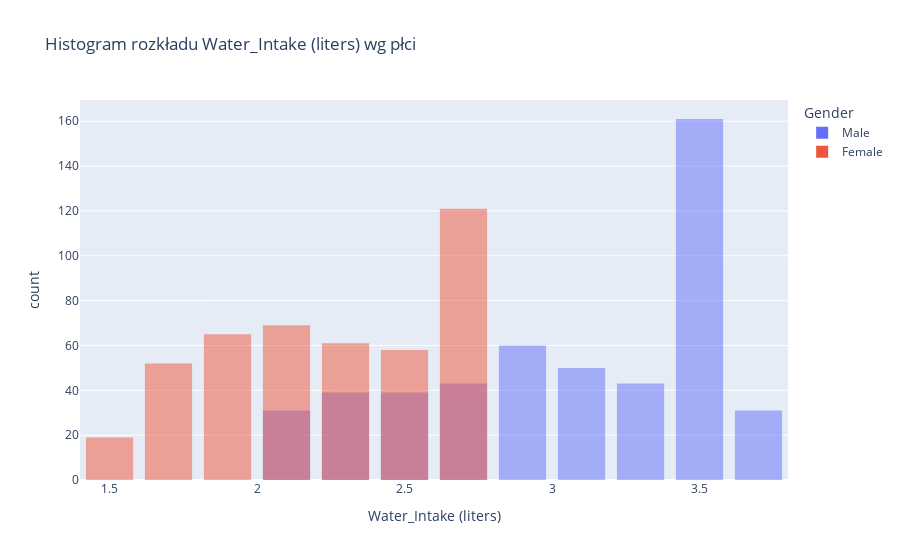
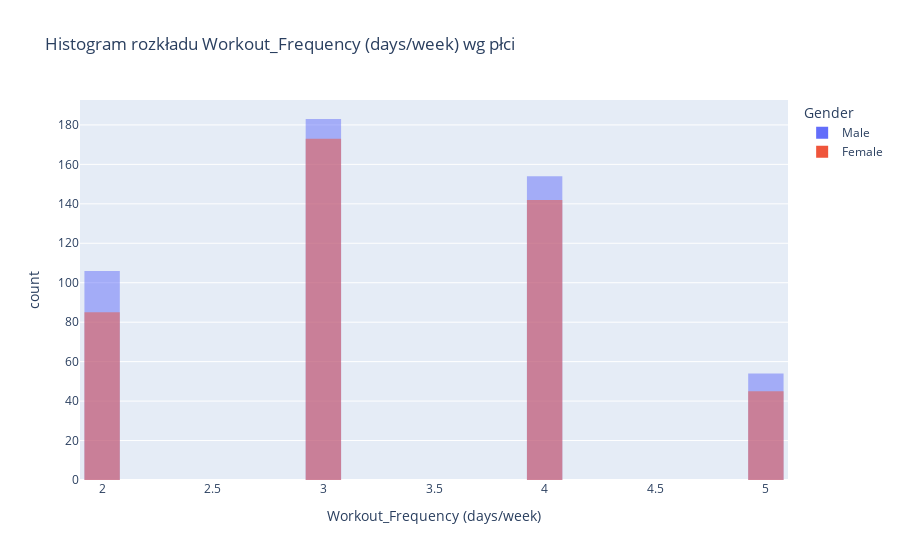
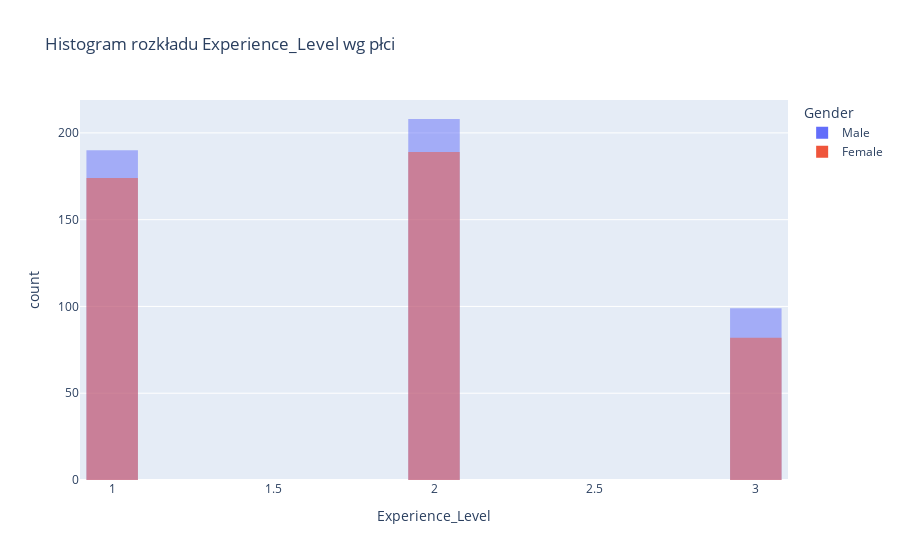
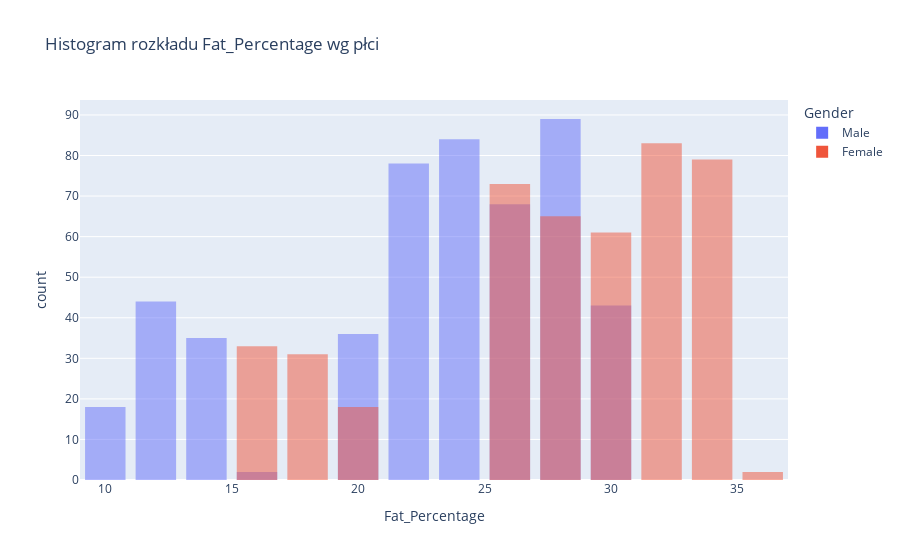

The cell these charts' notebook holds for them, in order:
### Code cell
# import plotly.express as px

included_columns = ['Water_Intake (liters)', 'Workout_Frequency (days/week)', 'Experience_Level', 'Fat_Percentage']

for col in included_columns:
    if col in df.columns:
        fig = px.histogram(
            clean_data,
            x=col,
            color='Gender',  # rozdzielnie dla Male i Female
            barmode='overlay',  # słupki nakładają się
            nbins=20,  # można dopasować
            title=f"Histogram rozkładu {col} wg płci",
        )
        fig.update_layout(bargap=0.2)
        fig.show()

### Figure 1 — Plotly figure (JSON) as saved in the notebook; plotly's stock layout.template omitted (floating-point values rounded to 4 significant figures; data arrays with more than 128 entries replaced by an {"elided": "..."} marker saying what was removed)
{"data": [{"bingroup": "x", "hovertemplate": "Gender=Male<br>Water_Intake (liters)=%{x}<br>count=%{y}<extra></extra>", "legendgroup": "Male", "marker": {"color": "#636efa", "opacity": 0.5, "pattern": {"shape": ""}}, "name": "Male", "nbinsx": 20, "orientation": "v", "showlegend": true, "type": "histogram", "x": {"elided": "497 float values"}, "xaxis": "x", "yaxis": "y"}, {"bingroup": "x", "hovertemplate": "Gender=Female<br>Water_Intake (liters)=%{x}<br>count=%{y}<extra></extra>", "legendgroup": "Female", "marker": {"color": "#EF553B", "opacity": 0.5, "pattern": {"shape": ""}}, "name": "Female", "nbinsx": 20, "orientation": "v", "showlegend": true, "type": "histogram", "x": {"elided": "445 float values"}, "xaxis": "x", "yaxis": "y"}], "layout": {"bargap": 0.2, "barmode": "overlay", "legend": {"title": {"text": "Gender"}, "tracegroupgap": 0}, "title": {"text": "Histogram rozkładu Water_Intake (liters) wg płci"}, "xaxis": {"anchor": "y", "domain": [0, 1], "title": {"text": "Water_Intake (liters)"}}, "yaxis": {"anchor": "x", "domain": [0, 1], "title": {"text": "count"}}}}

### Figure 2 — Plotly figure (JSON) as saved in the notebook; plotly's stock layout.template omitted (floating-point values rounded to 4 significant figures; data arrays with more than 128 entries replaced by an {"elided": "..."} marker saying what was removed)
{"data": [{"bingroup": "x", "hovertemplate": "Gender=Male<br>Workout_Frequency (days/week)=%{x}<br>count=%{y}<extra></extra>", "legendgroup": "Male", "marker": {"color": "#636efa", "opacity": 0.5, "pattern": {"shape": ""}}, "name": "Male", "nbinsx": 20, "orientation": "v", "showlegend": true, "type": "histogram", "x": {"elided": "497 int values"}, "xaxis": "x", "yaxis": "y"}, {"bingroup": "x", "hovertemplate": "Gender=Female<br>Workout_Frequency (days/week)=%{x}<br>count=%{y}<extra></extra>", "legendgroup": "Female", "marker": {"color": "#EF553B", "opacity": 0.5, "pattern": {"shape": ""}}, "name": "Female", "nbinsx": 20, "orientation": "v", "showlegend": true, "type": "histogram", "x": {"elided": "445 int values"}, "xaxis": "x", "yaxis": "y"}], "layout": {"bargap": 0.2, "barmode": "overlay", "legend": {"title": {"text": "Gender"}, "tracegroupgap": 0}, "title": {"text": "Histogram rozkładu Workout_Frequency (days/week) wg płci"}, "xaxis": {"anchor": "y", "domain": [0, 1], "title": {"text": "Workout_Frequency (days/week)"}}, "yaxis": {"anchor": "x", "domain": [0, 1], "title": {"text": "count"}}}}

### Figure 3 — Plotly figure (JSON) as saved in the notebook; plotly's stock layout.template omitted (floating-point values rounded to 4 significant figures; data arrays with more than 128 entries replaced by an {"elided": "..."} marker saying what was removed)
{"data": [{"bingroup": "x", "hovertemplate": "Gender=Male<br>Experience_Level=%{x}<br>count=%{y}<extra></extra>", "legendgroup": "Male", "marker": {"color": "#636efa", "opacity": 0.5, "pattern": {"shape": ""}}, "name": "Male", "nbinsx": 20, "orientation": "v", "showlegend": true, "type": "histogram", "x": {"elided": "497 int values"}, "xaxis": "x", "yaxis": "y"}, {"bingroup": "x", "hovertemplate": "Gender=Female<br>Experience_Level=%{x}<br>count=%{y}<extra></extra>", "legendgroup": "Female", "marker": {"color": "#EF553B", "opacity": 0.5, "pattern": {"shape": ""}}, "name": "Female", "nbinsx": 20, "orientation": "v", "showlegend": true, "type": "histogram", "x": {"elided": "445 int values"}, "xaxis": "x", "yaxis": "y"}], "layout": {"bargap": 0.2, "barmode": "overlay", "legend": {"title": {"text": "Gender"}, "tracegroupgap": 0}, "title": {"text": "Histogram rozkładu Experience_Level wg płci"}, "xaxis": {"anchor": "y", "domain": [0, 1], "title": {"text": "Experience_Level"}}, "yaxis": {"anchor": "x", "domain": [0, 1], "title": {"text": "count"}}}}

### Figure 4 — Plotly figure (JSON) as saved in the notebook; plotly's stock layout.template omitted (floating-point values rounded to 4 significant figures; data arrays with more than 128 entries replaced by an {"elided": "..."} marker saying what was removed)
{"data": [{"bingroup": "x", "hovertemplate": "Gender=Male<br>Fat_Percentage=%{x}<br>count=%{y}<extra></extra>", "legendgroup": "Male", "marker": {"color": "#636efa", "opacity": 0.5, "pattern": {"shape": ""}}, "name": "Male", "nbinsx": 20, "orientation": "v", "showlegend": true, "type": "histogram", "x": {"elided": "497 float values"}, "xaxis": "x", "yaxis": "y"}, {"bingroup": "x", "hovertemplate": "Gender=Female<br>Fat_Percentage=%{x}<br>count=%{y}<extra></extra>", "legendgroup": "Female", "marker": {"color": "#EF553B", "opacity": 0.5, "pattern": {"shape": ""}}, "name": "Female", "nbinsx": 20, "orientation": "v", "showlegend": true, "type": "histogram", "x": {"elided": "445 float values"}, "xaxis": "x", "yaxis": "y"}], "layout": {"bargap": 0.2, "barmode": "overlay", "legend": {"title": {"text": "Gender"}, "tracegroupgap": 0}, "title": {"text": "Histogram rozkładu Fat_Percentage wg płci"}, "xaxis": {"anchor": "y", "domain": [0, 1], "title": {"text": "Fat_Percentage"}}, "yaxis": {"anchor": "x", "domain": [0, 1], "title": {"text": "count"}}}}
